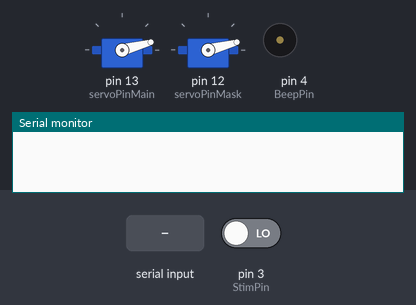
Bench run of a sketch on a simulated Arduino Uno, built with avr-gcc and run on an emulated ATmega328P. Parts: 2 × servo, buzzer (waves = sounding, pin HIGH), the last lines printed to the serial monitor. Inputs (shaded band) come from the test bench; at power-on: pin 3 (StimPin) LOW.

Above: at 1.5 s.
1.6 s: pin 3 (StimPin) driven HIGH
At 1.75 s:
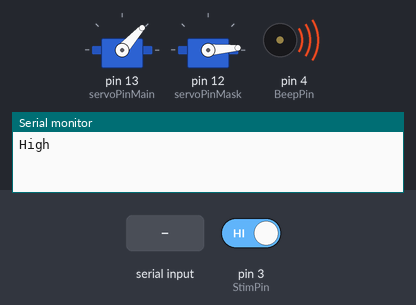
At 2.65 s:
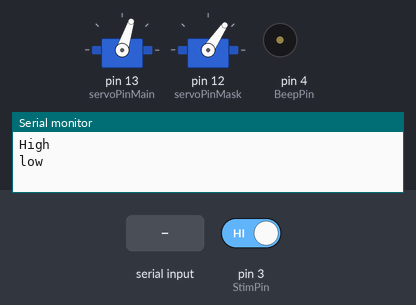
4.6 s: "HS81" received over Serial
7.6 s: "2" received over Serial
10.6 s: "1" received over Serial
13.6 s: pin 3 (StimPin) driven LOW
At 14.8 s:
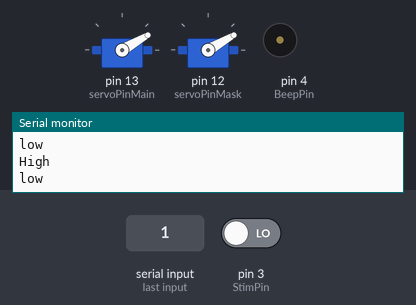
15.4 s: pin 3 (StimPin) driven HIGH
At 15.55 s:
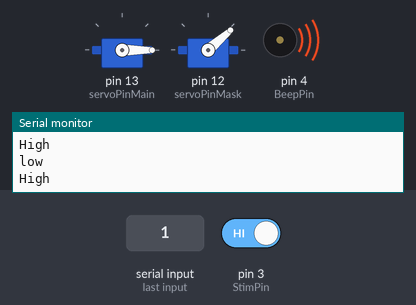
Timing chart, 0 to 19.4 s (numbered marks = the images above; inputs shaded):
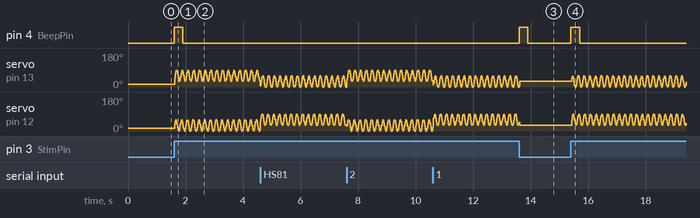

Measured:
- after the input at 1.6 s, pin 4 (BeepPin): LOW → HIGH at once, → LOW 0.30 s later
- after the input at 13.6 s, pin 4 (BeepPin): LOW → HIGH at once, → LOW 0.30 s later

The sketch:

ServoControl.ino
```cpp
/* Pole control for behavior rig
 * Boaz Mohar 2016
 * This controls two servo motors that swing a pole into the whisker of the mouse
 * One Servo (Main) has a ploe attached and another (Mask) moves as if it was the oppsite trial type for masking
 * The Servos are in their resting positions as long as 'StimPin' is LOW. When HIGH a beep is sent via BeepPin
 * and the servos move. When StimPin retuens to LOW the servos return to thier home position and there is another beep.
 * Trial identetiy is control vie Serial port when 1 is correct left and 2 is correct right.
*/

#include <Servo.h>
// globals
const float pi = 3.14159265359;

// for serial communication
char buff[7];
int nRead=0;
int trialType=2; // start with a right trial

// pin assigments
const int StimPin = 3;
const int BeepPin = 4;
const int servoPinMain = 13; // Servo that controls the pole
const int servoPinMask = 12; // Servo that masks the sound - both have to be the same type

// timing
unsigned long startTBeep;
const unsigned long beepDur=300000;

//Servos
String servoType = "HS81"; // Hi-Tec micro servo
Servo servoMain;  // create servo object to control a servo
Servo servoMask;  // create servo object to control a servo

//States controlled by the state of 'StimPin' that is high during stimulus presentation
volatile int StartStim=0;
volatile int StopStim=0;
volatile int StartBeep=0;
int OngoingBeep=0;
int OngoingStim=0;
int OngoingStop=0;
int OngoingSine=0;
int OngoingStim2=0;
int OngoingStop2=0;
int OngoingSine2=0;

//default params for servo movment
const float galvoStart=30;
const float centerRight = 60;
const float ampRight = 30;
const float centerLeft = 30;
const float ampLeft = 30;
const float freq = 10;

// params for controling the movemnt
float sineCenter=10;
float sineCenter2=10;
float sineAmp=15;
float sineAmp2=0;
float y = 0;
unsigned long x;
unsigned long startT;
float linearRate=0;
float period = 0;
float startY=15;
float startY2=15;
float y2 = 0;
unsigned long x2;
unsigned long startT2;


void setup() {
  Serial.begin(115200);
  if (servoType == "HS81") {
    servoMain.attach(servoPinMain, 800, 2250);  // attaches the servo
    servoMask.attach(servoPinMask, 800, 2250);  // attaches the servo
    //Serial.println("Attached");
  }
  else {
    return;
  }
  y = startY;
  y2 = startY2;
  servoMain.write(startY);  // move to start
  servoMask.write(startY2);  // attaches the servo
  pinMode(StimPin,INPUT);
  pinMode(BeepPin,OUTPUT);
  digitalWrite(BeepPin,LOW);
  attachInterrupt(digitalPinToInterrupt(StimPin), StimCall, CHANGE);
  linearRate=(sineAmp*10)/(1/freq)/1000000;
  period=(1/freq)*1000000;
  delay(300);
}

void loop() {
   if (Serial.available() != 0) {
    nRead=Serial.readBytes(buff,1);
    if (nRead!=1) {
      return;
    }
    if (buff[0]==int('1')) {
      trialType=1;
    }
    if (buff[0]==int('2')) {
      trialType=2;
    }
  }
   if (trialType==2) {
     sineCenter=centerRight;
     sineAmp=ampRight;
     sineCenter2=centerLeft;
     sineAmp2=ampLeft;
   }
   if (trialType==1) {
     sineCenter=centerLeft;
     sineAmp=ampLeft;
     sineCenter2=centerRight;
     sineAmp2=ampRight;
   }
  if (StartStim) {
    startT=micros();
    OngoingStim=1;
    OngoingStop=0;
    startY=y;

    startT2=micros();
    OngoingStim2=1;
    OngoingStop2=0;
    startY2=y2;

    StartStim=0;
  }
 if (StartBeep) {
     StartBeep=0;
     startTBeep=micros();
     OngoingBeep=1;
     digitalWrite(BeepPin,HIGH);
     Serial.println("High");
   }

   if (OngoingBeep) {
     if ((micros()-startTBeep)>beepDur) {
       digitalWrite(BeepPin,LOW);
       OngoingBeep=0;
       Serial.println("low");
     }
   }
  // move the main motor
  if (OngoingStim) {

    if (y>sineCenter && OngoingSine==0) {


      OngoingSine=1;
      startT=micros();
    }
    x=micros()-startT;
    if (OngoingSine) {
      y=sin(x/period*pi)*sineAmp+sineCenter;
    } else {
      y=startY+(x*linearRate);
    }
  }
   if (StopStim) {
    startT=micros();
    OngoingStim=0;
    OngoingSine=0;
    OngoingStop=1;
    startY=y;
    startT2=micros();
    OngoingStim2=0;
    OngoingSine2=0;
    OngoingStop2=1;
    startY2=y2;
    StopStim=0;
  }
  if (OngoingStop) {
    if (y<=galvoStart) {
      OngoingStop=0;
      y=galvoStart;
    } else {
    x=micros()-startT;
    y=startY-(x*linearRate);
    }
  }
  servoMain.write(y);

  // Move the mask motor
  if (OngoingStim2) {
    if (y2>sineCenter2 && OngoingSine2==0) {
      OngoingSine2=1;
      startT2=micros();
    }
    x2=micros()-startT2;
    if (OngoingSine2) {
      y2=sin(x2/period*pi)*sineAmp2+sineCenter2;
    } else {
      y2=startY2+(x2*linearRate);
    }
  }
  if (OngoingStop2) {
    if (y2<=galvoStart) {
      OngoingStop2=0;
      y2=galvoStart;
    } else {
    x2=micros()-startT2;
    y2=startY2-(x2*linearRate);
    }
  }
  servoMask.write(y2);
}

void StimCall() {
  //identify transition from current state on StimPin
  if (digitalRead(StimPin)==HIGH) {
    //InFix=0;
    StartStim=1;
    StopStim=0;
    StartBeep=1;
  } else {
    StartStim=0;
    StopStim=1;
    StartBeep=1;
  }
}
```
